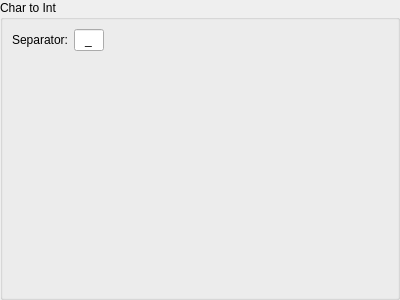
<?xml version="1.0" encoding="UTF-8"?>
<ui version="4.0">
<comment>
Released as open source by Gabriel Caudrelier

Developed by Gabriel Caudrelier, gabriel dot caudrelier at gmail dot com

https://github.com/metrodango/pip3line

Released under AGPL see LICENSE for more information
</comment>
 <class>NumberToCharWidget</class>
 <widget class="QWidget" name="NumberToCharWidget">
  <property name="geometry">
   <rect>
    <x>0</x>
    <y>0</y>
    <width>400</width>
    <height>300</height>
   </rect>
  </property>
  <property name="windowTitle">
   <string>Form</string>
  </property>
  <layout class="QVBoxLayout" name="verticalLayout">
   <property name="spacing">
    <number>0</number>
   </property>
   <property name="margin">
    <number>0</number>
   </property>
   <item>
    <widget class="QGroupBox" name="groupBox">
     <property name="title">
      <string>Char to Int</string>
     </property>
     <layout class="QFormLayout" name="formLayout">
      <item row="0" column="0">
       <widget class="QLabel" name="separatorLabel">
        <property name="text">
         <string>Separator:</string>
        </property>
       </widget>
      </item>
      <item row="0" column="1">
       <widget class="QLineEdit" name="separatorLineEdit">
        <property name="maximumSize">
         <size>
          <width>30</width>
          <height>16777215</height>
         </size>
        </property>
        <property name="text">
         <string>_</string>
        </property>
        <property name="maxLength">
         <number>1</number>
        </property>
        <property name="alignment">
         <set>Qt::AlignCenter</set>
        </property>
       </widget>
      </item>
     </layout>
    </widget>
   </item>
  </layout>
 </widget>
 <resources/>
 <connections/>
</ui>
